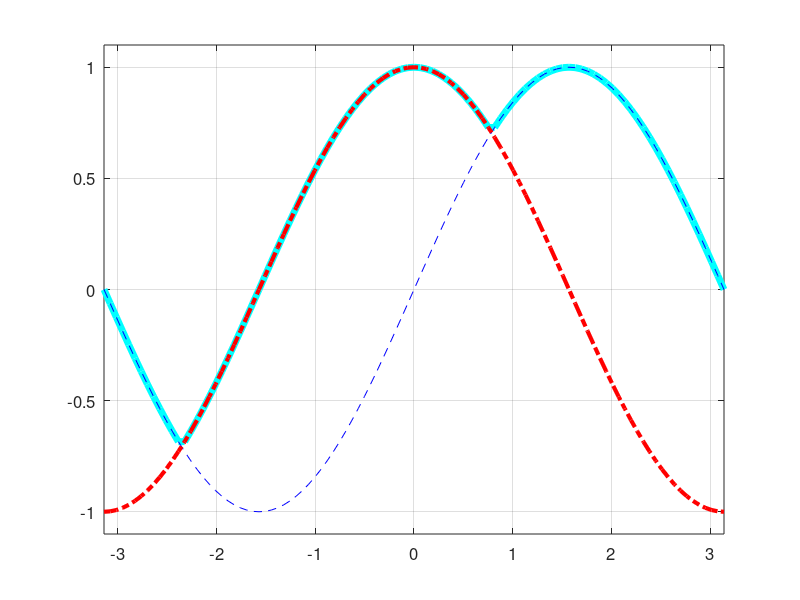
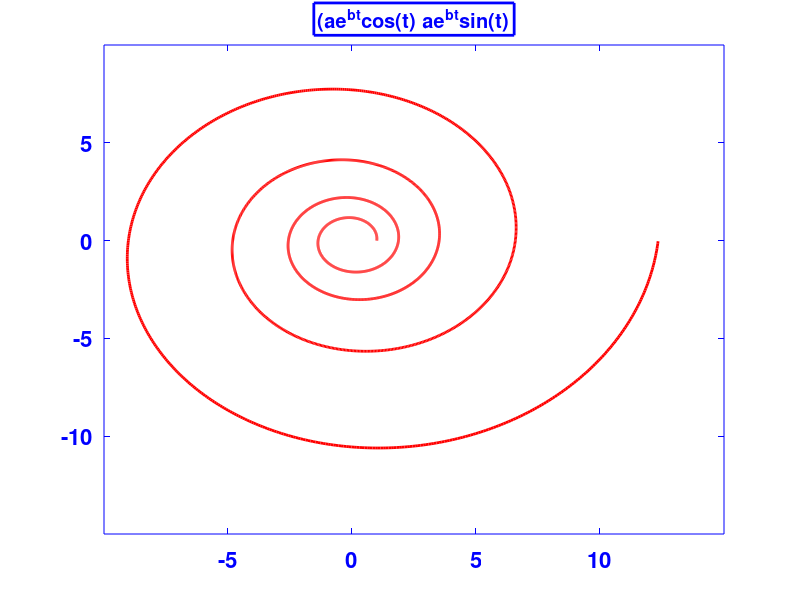
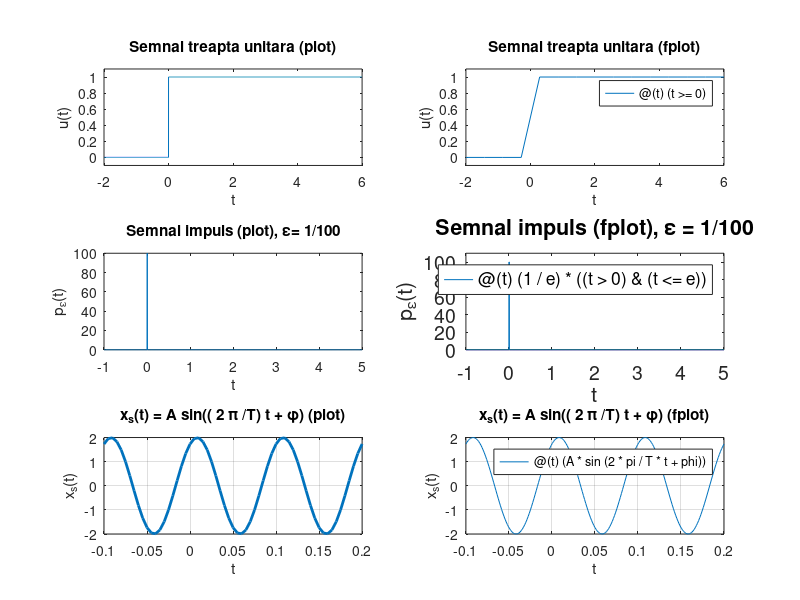
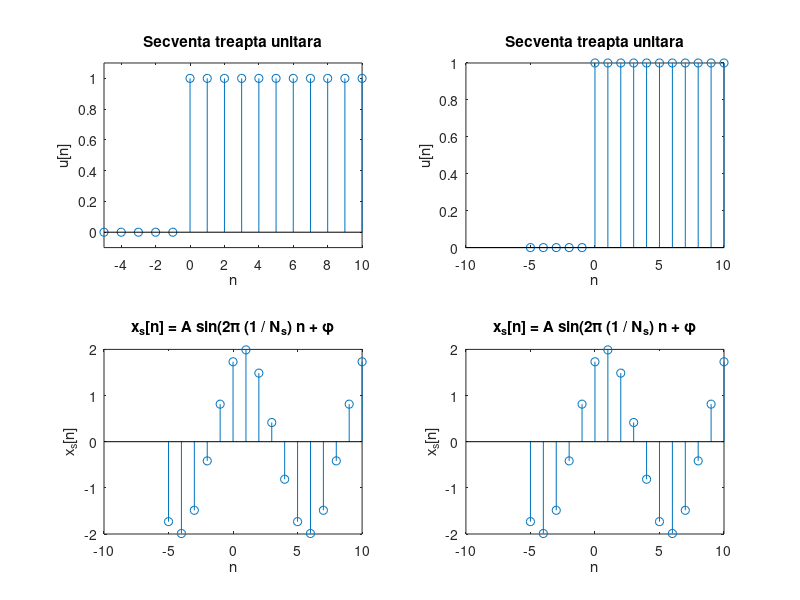

These figures' MATLAB source, in order:
clc
clear all
close all

%% reprezentarea semnalelor unidimensionale

x = -pi:0.02*pi:pi;
figure(1);
plot(x, max(sin(x),cos(x)), 'c', 'LineWidth',5); hold on
plot(x, sin(x), '--b',x,cos(x),'-.r','LineWidth',3); grid
axis([-pi, pi, -1.1, 1.1]), set(gca,'FontSize',12);

a = 1; b = .1;
t = 0:0.01:8 * pi;
x = a * exp(b * t) .* cos(t);
y = a * exp(b * t) .* sin(t);
figure(2);
plot(x,y,'r','LineWidth',2), box on
set(gca , 'FontSize', 16, 'FontWeight', 'Bold','XColor', [ 0 0 1], 'YColor', [ 0 0 1], 'XTick', [-5 0 5 10], 'YTick', [-10 -5 0 5]);
title('\fontsize{20}\color{blue}(ae^{bt}cos(t) ae^{bt}sin(t)', 'EdgeColor','b','LineWidth',2);

%% semnale elementare continue

%semnal treapta u(t) = (t >= 0 ) ? 1 : 0
t1 = -2 ; t2 = 6 ; tstep = 0.001;
t = t1:tstep:t2;
x = (t >= 0);
figure(3);
subplot(3,2,1);
plot(t,x);
xlabel('t'); ylabel('u(t)'); title('Semnal treapta unitara (plot)');
axis ([t1 - tstep, t2 + tstep, -0.1, 1.1 ]);

x = @(t) (t>= 0);
t = [t1, t2];
subplot(3,2,2);
fplot(x,t);
xlabel('t'); ylabel('u(t)');
axis([t -0.1 1.1]);
title('Semnal treapta unitara (fplot)');

%semnal impuls p(t) = ((t >= 0)&&(t<e)) ? 1/e : 0
e = 1/100;
t1 = -1; t2 = 5; tstep = 0.005;
t= t1:tstep:t2;
x = (1/e) * ((t>0)&(t<=e));
subplot(3,2,3);
plot(t,x);
xlabel('t'); ylabel('p_\epsilon(t)');
title('Semnal impuls (plot), \epsilon= 1/100');

x = @(t) (1/e)* ((t>0)&(t<=e));
t = [ t1, t2];
subplot(3,2,4);
fplot(x,t,5000);
set(gca, 'FontSize',14);
xlabel('t'); ylabel('p_\epsilon(t)');
axis([t1 t2 -0.1 1.1/e]);
title('Semnal impuls (fplot), \epsilon = 1/100');

% semnal sinusoidal x(t) = Asin(2 pi t + phi);
A = 2;T = 1/10; phi = pi/3;
t1 = -0.1; tstep = 0.005; t2 = 0.2;
t = t1:tstep:t2;
xs = A * sin (2 * pi/T * t + phi);
subplot(3,2,5);
plot(t,xs,'LineWidth',2); grid;
xlabel('t');ylabel('x_s(t)');
title('x_s(t) = A sin(( 2 \pi /T) t + \phi) (plot)');

xs = @(t) (A * sin(2 * pi/T * t + phi));
t = [ t1, t2];
subplot(3,2,6);
fplot(xs,t); grid;
xlabel('t'); ylabel('x_s(t)');
title('x_s(t) = A sin(( 2 \pi /T) t + \phi) (fplot)');

%% semnale elementare discrete

figure(4);

%semnal sinusoidal discret

n1 = -5; n2 = 10;
n = n1:n2;
x = (n>=0);
subplot(2,2,1);
stem(n,x);
xlabel('n'); ylabel('u[n]');
title('Secventa treapta unitara');
axis([n1 n2 -0.1 1.1]);

x = @(n)(n>=0);
subplot(2,2,2);
stem(n, x(n));
xlabel('n'); ylabel('u[n]');
title('Secventa treapta unitara');

%semnal sinusoidal discret
A = 2; Ns= 10; phi = pi/3;
n1 = -5; n2= 10; n = n1:n2;
xs = A * sin (2 * pi * (1/Ns) * n + phi);
subplot(2,2,3);
stem(n,xs);
xlabel('n'); ylabel('x_s[n]');
title('x_s[n] = A sin(2\pi (1 / N_s) n + \phi');

xs = @(n) (A * sin ( 2 * pi * (1 / Ns) * n + phi));
subplot(2,2,4);
stem(n,xs(n));
xlabel('n'); ylabel('x_s[n]');
title('x_s[n] = A sin(2\pi (1 / N_s) n + \phi');

%% reprezentarea semnalelor bidimensionale

figure(5);
t = 0:0.01*pi:2*pi;
x = cos(2*pi*t) ; y =sin (2 * pi * t); z = t;
plot3(x,y,z,'LineWidth',2); grid; view(20,30);
xlabel('x'); ylabel('y'); zlabel('z');

[t,p]=meshgrid(0:.02*pi:3 * pi);
figure, surf(t,p,t/2.*sin(p)), xlabel('t'),ylabel('p'),title('t/2 sin(p)');
view(40,60);
